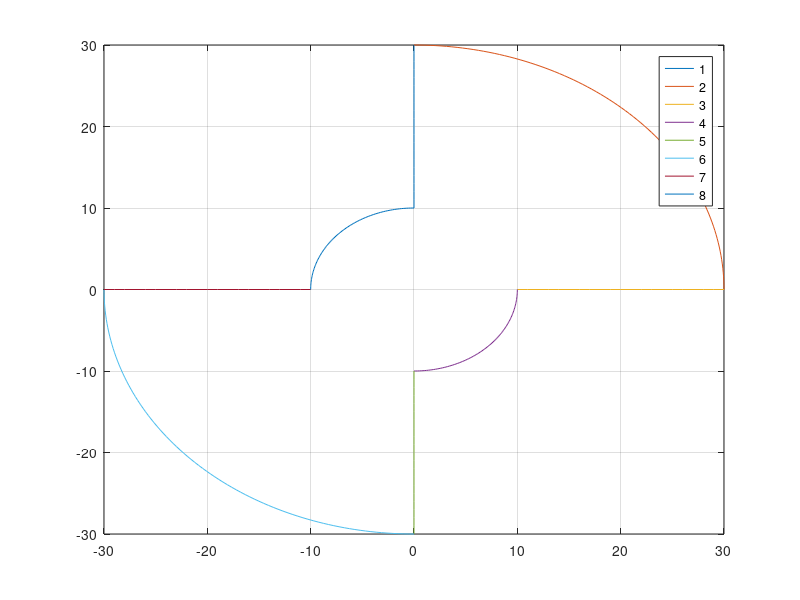

Here is the MATLAB script that generated this plot: (Note: this script raises an error after producing the figure.)
clearvars;
close all;
clc;

set(0, 'DefaultFigureWindowStyle', 'docked');
%%
% Algorithm selection
% --------------------------
%       newton          = 1
%       gradient        = 2
%       hybrid          = 3
%       reverse         = 4
algorithm = 4;
draw = 1;       % draw the path
T = 0.1;
res = 1/T;      % resolution
max_iter = 100;
tollerance = 1e-3;
error = zeros(1, max_iter*8);   % 8 paths
q = zeros(2, max_iter*8);       
L1 = 1*res;
L2 = 2*L1;
re = L2+L1;
ri = L2-L1;

% Direct kinematic
%  ------------------------------
% x = L1*cos(q1) + L2*cos(q1+q2);
% x = L1*sin(q1) + L2*sin(q1+q2);

gc = 0;  % global counter
lc = 0;  % local counter
%%
p1 = [zeros(1, L2+1); (ri : re)];                           % PI/2
p2 = [re*cos(pi/2:-pi/180:0); re*sin(pi/2:-pi/180:0)];      % ext1             % ext1
p3 = [(ri : re); zeros(1, L2+1)];                           % 0
p4 = [ri*cos(0:-pi/180:-pi/2); ri*sin(0:-pi/180:-pi/2)];    % int1
p5 = [zeros(1, L2+1); -(ri : re)];                          % -PI/2
p6 = [re*cos(-pi/2:-pi/180:-pi); re*sin(-pi/2:-pi/180:-pi)];% ext2
p7 = [-(ri : re); -zeros(1, L2+1)];                         % PI
p8 = [ri*cos(pi:-pi/180:pi/2); ri*sin(pi:-pi/180:pi/2)];    % int2
if (draw)
    close(figure(1));
    figure(1);
    plot(p1(1,:), p1(2,:));    
    hold on;
    plot(p2(1,:), p2(2,:));    
    plot(p3(1,:), p3(2,:));    
    plot(p4(1,:), p4(2,:));    
    plot(p5(1,:), p5(2,:));    
    plot(p6(1,:), p6(2,:));    
    plot(p7(1,:), p7(2,:));    
    plot(p8(1,:), p8(2,:));    
    legend('1', '2', '3', '4', '5', '6', '7', '8');
    grid on;
    hold off;
end
%%
clc;
q_curr = [pi/4; pi/4];

syms q1 q2
F = ([L1*cos(q1) + L2*cos(q1+q2); L1*sin(q1) + L2*sin(q1+q2)]);
J = matlabFunction(jacobian(F, [q1 q2]));
F = matlabFunction(F);

switch (algorithm)
    case 0,
        fprintf('!!! WARNING: algorithm not selected\n\n');
    % Newton
    case 1,
        q_curr = newton(tollerance, q_curr, F, J, (10:20), (10:20));
    % Gradient
    case 2,
        q_curr = gradient(tollerance, q_curr, F, J, (10:20), (10:20));
    % Hybrid
    case 3,
    % Reverse
    case 4,
        q_curr = reverse(F, L1, L2, p1(1,:), p1(2,:));
end